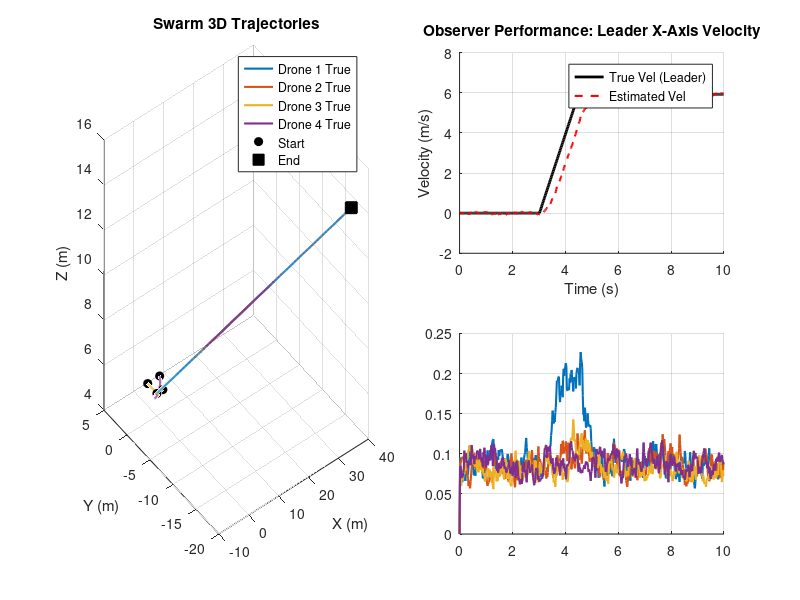

This figure's MATLAB source: (Note: this script raises an error after producing the figure.)
% =========================================================================
% Output-Feedback Leader Identification via Unknown Input Observer
% State Space: R^6 (Position and Velocity)
% Measurement: R^3 (Noisy Position Only)
% =========================================================================
clear; clc; close all;

%% 1. Simulation Parameters
dt = 0.02;                  % Sampling time (s)
T_total = 10;               % Total simulation time (s)
steps = T_total / dt;
time = (0:steps-1) * dt;
N = 4;                      % Number of drones (Drone 1 is the Leader)

% Adjacency Matrix (Directed tree: 1->2, 1->3, 2->4)
A_adj = [0 0 0 0; 
         1 0 0 0; 
         1 0 0 0; 
         0 1 0 0];

% Consensus Gains
kp = 3.0; 
kv = 1.5;

% Observer Gains (Pole placement for double integrator)
% Poles at -5, -5 -> s^2 + 10s + 25
L_p = 10 * eye(3); 
L_v = 25 * eye(3);

% Sensor Noise Variance
sigma_v = 0.05; 

% Detection Thresholds
threshold_residual = 1.5; % Threshold for the residual norm to flag a leader
leader_identified_time = NaN;
identified_leader_id = NaN;

%% 2. Initialization
% --- True Plant States ---
p_true = zeros(3, N, steps);
v_true = zeros(3, N, steps);

% Initial positions (Random spread)
p_true(:,:,1) = [0 2 0 4; 0 0 2 2; 5 5 5 5]; % [X; Y; Z] for 4 drones

% --- Observer States ---
p_est = p_true(:,:,1); % Initialize with true first pos for simplicity
v_est = zeros(3, N);
residual_norm = zeros(N, steps);

% Data logging for estimated states
history_p_est = zeros(3, N, steps);
history_v_est = zeros(3, N, steps);

%% 3. Main Simulation Loop
for k = 1:steps-1
    
    % =====================================================================
    % A. THE PLANT (True Adversarial Swarm Dynamics)
    % =====================================================================
    acc_true = zeros(3, N);
    
    % 1. Leader Exogenous Command (Unknown to the Observer)
    % Leader makes a sudden aggressive maneuver between t=3s and t=4.5s
    if time(k) > 3.0 && time(k) < 4.5
        acc_true(:, 1) = [4.0; -2.0; 1.0]; % Sudden acceleration
    end
    
    % 2. Followers compute consensus control based on TRUE states
    for i = 2:N
        u_consensus = zeros(3,1);
        for j = 1:N
            if A_adj(i, j) == 1
                pos_err = p_true(:, j, k) - p_true(:, i, k);
                vel_err = v_true(:, j, k) - v_true(:, i, k);
                u_consensus = u_consensus + kp * pos_err + kv * vel_err;
            end
        end
        acc_true(:, i) = u_consensus;
    end
    
    % 3. Integrate True Plant (Euler)
    v_true(:,:,k+1) = v_true(:,:,k) + acc_true * dt;
    p_true(:,:,k+1) = p_true(:,:,k) + v_true(:,:,k) * dt;
    
    % =====================================================================
    % B. THE SENSOR (Lighthouse / Radar)
    % =====================================================================
    % Add zero-mean Gaussian noise to the true position
    y_meas = p_true(:,:,k+1) + sigma_v * randn(3, N);
    
    % =====================================================================
    % C. THE OBSERVER & DETECTION ALGORITHM
    % =====================================================================
    for i = 1:N
        % 1. Calculate Virtual Consensus Input (Using MEASURED pos and ESTIMATED vel)
        u_virtual = zeros(3,1);
        for j = 1:N
            if A_adj(i, j) == 1
                % Observer assumes distance-based consensus
                pos_err_obs = y_meas(:, j) - y_meas(:, i); 
                vel_err_obs = v_est(:, j) - v_est(:, i);
                u_virtual = u_virtual + kp * pos_err_obs + kv * vel_err_obs;
            end
        end
        
        % 2. Observer Prediction & Update (Luenberger style on double integrator)
        % Innovation/Residual: y - p_hat
        z_residual = y_meas(:, i) - p_est(:, i); 
        
        % State derivatives
        dp_est = v_est(:, i) + L_p * z_residual;
        dv_est = u_virtual + L_v * z_residual;
        
        % Integrate Observer states
        p_est(:, i) = p_est(:, i) + dp_est * dt;
        v_est(:, i) = v_est(:, i) + dv_est * dt;
        
        % 3. Log data
        history_p_est(:, i, k+1) = p_est(:, i);
        history_v_est(:, i, k+1) = v_est(:, i);
        
        % 4. Calculate Detection Metric (Norm of the positional residual)
        % Smooth the residual slightly to prevent noise-induced false positives
        if k > 1
            residual_norm(i, k+1) = 0.8 * residual_norm(i, k) + 0.2 * norm(z_residual);
        else
            residual_norm(i, k+1) = norm(z_residual);
        end
        
        % 5. Leader Identification Logic
        if isnan(leader_identified_time) && residual_norm(i, k+1) > threshold_residual
            leader_identified_time = time(k+1);
            identified_leader_id = i;
        end
    end
end

%% 4. Plotting & Visualization
figure('Name', 'Leader Identification Results', 'Position', [100, 100, 1200, 800]);

% --- Plot 1: 3D Trajectory ---
subplot(2, 2, [1, 3]); hold on; grid on;
colors = lines(N);
for i = 1:N
    plot3(squeeze(p_true(1,i,:)), squeeze(p_true(2,i,:)), squeeze(p_true(3,i,:)), ...
        'Color', colors(i,:), 'LineWidth', 1.5, 'DisplayName', sprintf('Drone %d True', i));
end
% Mark Start and End points
plot3(p_true(1,:,1), p_true(2,:,1), p_true(3,:,1), 'ko', 'MarkerSize', 6, 'MarkerFaceColor', 'k', 'DisplayName', 'Start');
plot3(p_true(1,:,end), p_true(2,:,end), p_true(3,:,end), 'ks', 'MarkerSize', 8, 'MarkerFaceColor', 'k', 'DisplayName', 'End');
title('Swarm 3D Trajectories');
xlabel('X (m)'); ylabel('Y (m)'); zlabel('Z (m)');
legend('Location', 'best');
view(3);

% --- Plot 2: Velocity Tracking (X-axis) for the Leader ---
subplot(2, 2, 2); hold on; grid on;
plot(time, squeeze(v_true(1, 1, :)), 'k-', 'LineWidth', 2, 'DisplayName', 'True Vel (Leader)');
plot(time, squeeze(history_v_est(1, 1, :)), 'r--', 'LineWidth', 1.5, 'DisplayName', 'Estimated Vel');
title('Observer Performance: Leader X-Axis Velocity');
xlabel('Time (s)'); ylabel('Velocity (m/s)');
legend('Location', 'best');

% --- Plot 3: The Detection Metric (Residuals) ---
subplot(2, 2, 4); hold on; grid on;
for i = 1:N
    plot(time, residual_norm(i, :), 'Color', colors(i,:), 'LineWidth', 1.5, 'DisplayName', sprintf('Drone %d Innovation', i));
end
% Draw the Threshold Line
yline(threshold_residual, 'k--', 'Threshold $J_{th}$', 'LineWidth', 1.5, 'Interpreter', 'latex', 'LabelHorizontalAlignment', 'left');

% Illustrate the exact moment of detection
if ~isnan(leader_identified_time)
    xline(leader_identified_time, 'r-', 'LineWidth', 2);
    
    % Add a textbox to highlight the identification event
    str = sprintf('LEADER IDENTIFIED!\nDrone %d at t = %.2fs', identified_leader_id, leader_identified_time);
    text(leader_identified_time + 0.2, max(max(residual_norm)) * 0.8, str, ...
        'BackgroundColor', 'white', 'EdgeColor', 'red', 'FontSize', 10, 'FontWeight', 'bold');
end

title('Leader Identification: Innovation Residual Norms');
xlabel('Time (s)'); ylabel('$\| z_i(t) \|$', 'Interpreter', 'latex');
legend('Location', 'northeast');

fprintf('Simulation Complete.\n');
if ~isnan(leader_identified_time)
    fprintf('Algorithm successfully flagged Drone %d as the leader at t = %.2fs.\n', identified_leader_id, leader_identified_time);
else
    fprintf('No leader detected. Consider lowering the threshold.\n');
end
